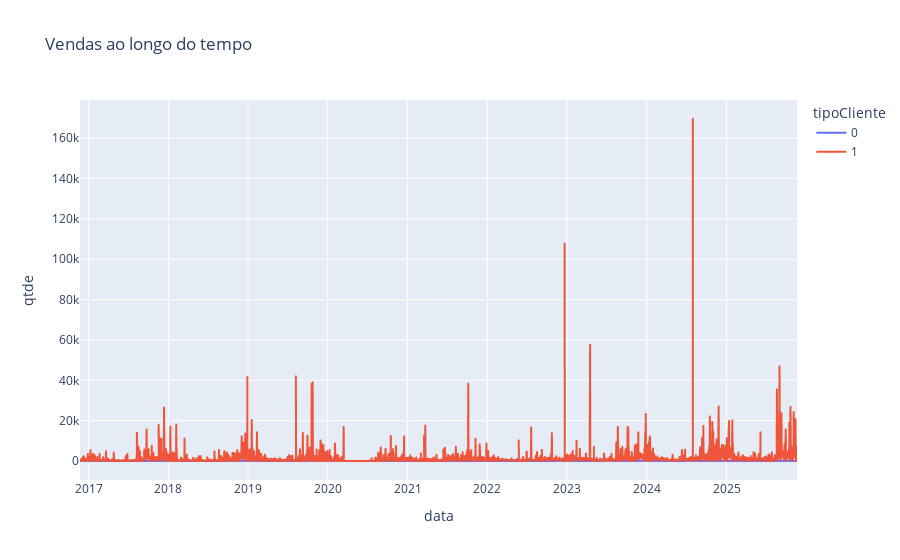

Source (notebook cell):
### Code cell
fig.show()

### Figure 1 — Plotly figure (JSON) as saved in the notebook; plotly's stock layout.template omitted (floating-point values rounded to 4 significant figures; data arrays with more than 128 entries replaced by an {"elided": "..."} marker saying what was removed)
{"data": [{"hovertemplate": "tipoCliente=0<br>data=%{x}<br>qtde=%{y}<extra></extra>", "legendgroup": "0", "line": {"color": "#636efa", "dash": "solid"}, "marker": {"symbol": "circle"}, "mode": "lines", "name": "0", "showlegend": true, "type": "scattergl", "x": {"elided": "2835 str values"}, "xaxis": "x", "y": {"elided": "2835 float values"}, "yaxis": "y"}, {"hovertemplate": "tipoCliente=1<br>data=%{x}<br>qtde=%{y}<extra></extra>", "legendgroup": "1", "line": {"color": "#EF553B", "dash": "solid"}, "marker": {"symbol": "circle"}, "mode": "lines", "name": "1", "showlegend": true, "type": "scattergl", "x": {"elided": "2842 str values"}, "xaxis": "x", "y": {"elided": "2842 float values"}, "yaxis": "y"}], "layout": {"legend": {"title": {"text": "tipoCliente"}, "tracegroupgap": 0}, "title": {"text": "Vendas ao longo do tempo"}, "xaxis": {"anchor": "y", "domain": [0, 1], "title": {"text": "data"}}, "yaxis": {"anchor": "x", "domain": [0, 1], "title": {"text": "qtde"}}}}
